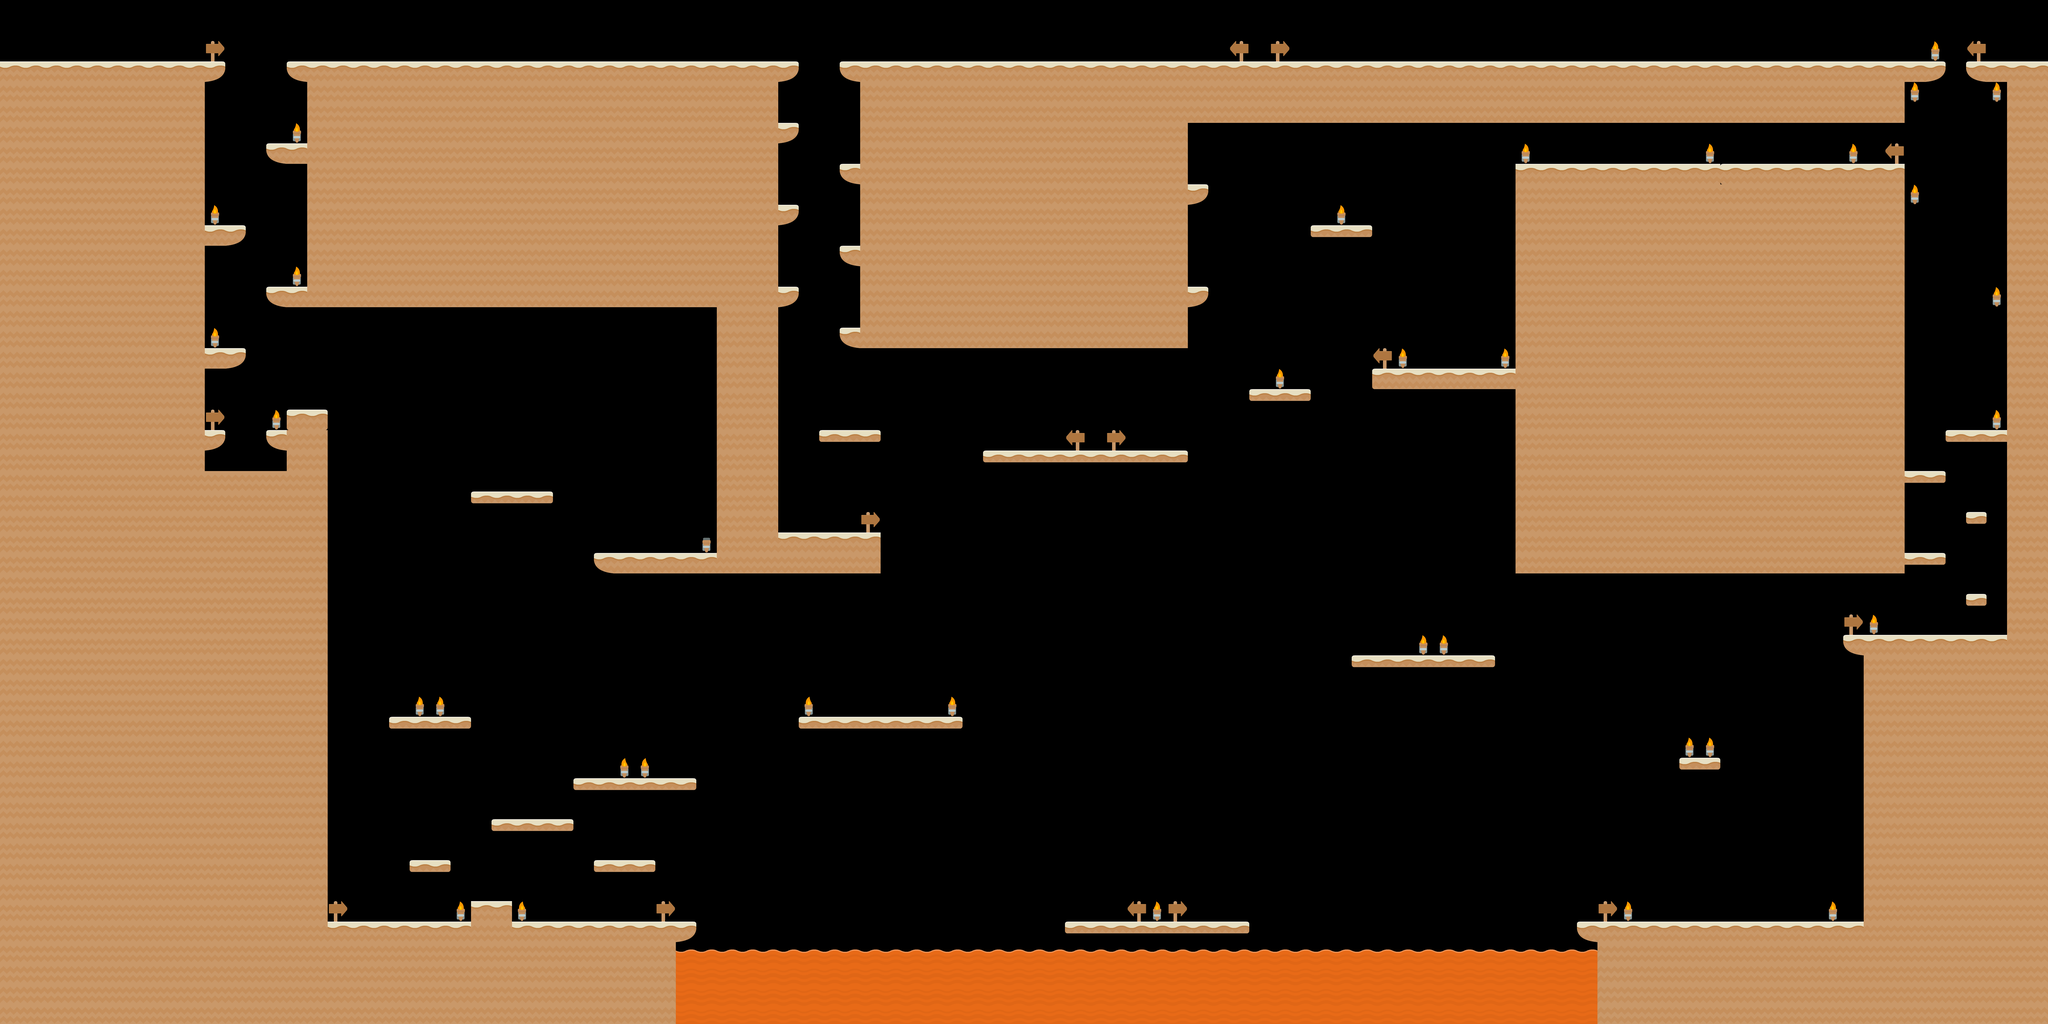

A 2D game scene composited from a Tiled map and its tileset images. What follows is a short description and the map's XML, with each tile layer's data collapsed to a summary:
An orthogonal 100x50 tile map with 70x70 px tiles, 1 tile layer (Tile Layer 1).

<map version="1.2" tiledversion="1.2.3" orientation="orthogonal" renderorder="right-down" width="100" height="50" tilewidth="70" tileheight="70" infinite="0" nextlayerid="4" nextobjectid="1">
 <tileset firstgid="1" name="tiles_spritesheet" tilewidth="70" tileheight="70" spacing="2" tilecount="156" columns="12">
  <image source="tiles_spritesheet.png" width="914" height="936" />
  <tile id="0">
   <properties>
    <property name="collides" type="bool" value="true" />
   </properties>
  </tile>
  <tile id="2">
   <properties>
    <property name="collides" type="bool" value="true" />
   </properties>
  </tile>
  <tile id="3">
   <properties>
    <property name="collides" type="bool" value="true" />
   </properties>
  </tile>
  <tile id="4">
   <properties>
    <property name="collides" type="bool" value="true" />
   </properties>
  </tile>
  <tile id="5">
   <properties>
    <property name="collides" type="bool" value="true" />
   </properties>
  </tile>
  <tile id="7">
   <properties>
    <property name="collides" type="bool" value="true" />
   </properties>
  </tile>
  <tile id="8">
   <properties>
    <property name="collides" type="bool" value="true" />
   </properties>
  </tile>
  <tile id="9">
   <properties>
    <property name="collides" type="bool" value="true" />
   </properties>
  </tile>
  <tile id="10">
   <properties>
    <property name="collides" type="bool" value="true" />
   </properties>
  </tile>
  <tile id="11">
   <properties>
    <property name="collides" type="bool" value="true" />
   </properties>
  </tile>
  <tile id="12">
   <properties>
    <property name="collides" type="bool" value="true" />
   </properties>
  </tile>
  <tile id="14">
   <properties>
    <property name="collides" type="bool" value="true" />
   </properties>
  </tile>
  <tile id="15">
   <properties>
    <property name="collides" type="bool" value="true" />
   </properties>
  </tile>
  <tile id="16">
   <properties>
    <property name="collides" type="bool" value="true" />
   </properties>
  </tile>
  <tile id="17">
   <properties>
    <property name="collides" type="bool" value="true" />
   </properties>
  </tile>
  <tile id="20">
   <properties>
    <property name="collides" type="bool" value="true" />
   </properties>
  </tile>
  <tile id="22">
   <properties>
    <property name="collides" type="bool" value="true" />
   </properties>
  </tile>
  <tile id="23">
   <properties>
    <property name="collides" type="bool" value="true" />
   </properties>
  </tile>
  <tile id="24">
   <properties>
    <property name="collides" type="bool" value="true" />
   </properties>
  </tile>
  <tile id="26">
   <properties>
    <property name="collides" type="bool" value="true" />
   </properties>
  </tile>
  <tile id="27">
   <properties>
    <property name="collides" type="bool" value="true" />
   </properties>
  </tile>
  <tile id="28">
   <properties>
    <property name="collides" type="bool" value="true" />
   </properties>
  </tile>
  <tile id="29">
   <properties>
    <property name="collides" type="bool" value="true" />
   </properties>
  </tile>
  <tile id="30">
   <properties>
    <property name="collides" type="bool" value="true" />
   </properties>
  </tile>
  <tile id="32">
   <properties>
    <property name="collides" type="bool" value="true" />
   </properties>
  </tile>
  <tile id="34">
   <properties>
    <property name="collides" type="bool" value="true" />
   </properties>
  </tile>
  <tile id="35">
   <properties>
    <property name="collides" type="bool" value="true" />
   </properties>
  </tile>
  <tile id="36">
   <properties>
    <property name="collides" type="bool" value="true" />
   </properties>
  </tile>
  <tile id="38">
   <properties>
    <property name="collides" type="bool" value="true" />
   </properties>
  </tile>
  <tile id="39">
   <properties>
    <property name="collides" type="bool" value="true" />
   </properties>
  </tile>
  <tile id="41">
   <properties>
    <property name="collides" type="bool" value="true" />
   </properties>
  </tile>
  <tile id="42">
   <properties>
    <property name="collides" type="bool" value="true" />
   </properties>
  </tile>
  <tile id="43">
   <properties>
    <property name="collides" type="bool" value="true" />
   </properties>
  </tile>
  <tile id="44">
   <properties>
    <property name="collides" type="bool" value="true" />
   </properties>
  </tile>
  <tile id="46">
   <properties>
    <property name="collides" type="bool" value="true" />
   </properties>
  </tile>
  <tile id="47">
   <properties>
    <property name="collides" type="bool" value="true" />
   </properties>
  </tile>
  <tile id="48">
   <properties>
    <property name="collides" type="bool" value="true" />
   </properties>
  </tile>
  <tile id="49">
   <properties>
    <property name="collides" type="bool" value="true" />
   </properties>
  </tile>
  <tile id="50">
   <properties>
    <property name="collides" type="bool" value="true" />
   </properties>
  </tile>
  <tile id="51">
   <properties>
    <property name="collides" type="bool" value="true" />
   </properties>
  </tile>
  <tile id="53">
   <properties>
    <property name="collides" type="bool" value="true" />
   </properties>
  </tile>
  <tile id="54">
   <properties>
    <property name="collides" type="bool" value="true" />
   </properties>
  </tile>
  <tile id="55">
   <properties>
    <property name="collides" type="bool" value="true" />
   </properties>
  </tile>
  <tile id="56">
   <properties>
    <property name="collides" type="bool" value="true" />
   </properties>
  </tile>
  <tile id="58">
   <properties>
    <property name="collides" type="bool" value="true" />
   </properties>
  </tile>
  <tile id="59">
   <properties>
    <property name="collides" type="bool" value="true" />
   </properties>
  </tile>
  <tile id="60">
   <properties>
    <property name="collides" type="bool" value="true" />
   </properties>
  </tile>
  <tile id="61">
   <properties>
    <property name="collides" type="bool" value="true" />
   </properties>
  </tile>
  <tile id="62">
   <properties>
    <property name="collides" type="bool" value="true" />
   </properties>
  </tile>
  <tile id="63">
   <properties>
    <property name="collides" type="bool" value="true" />
   </properties>
  </tile>
  <tile id="65">
   <properties>
    <property name="collides" type="bool" value="true" />
   </properties>
  </tile>
  <tile id="66">
   <properties>
    <property name="collides" type="bool" value="true" />
   </properties>
  </tile>
  <tile id="67">
   <properties>
    <property name="collides" type="bool" value="true" />
   </properties>
  </tile>
  <tile id="68">
   <properties>
    <property name="collides" type="bool" value="true" />
   </properties>
  </tile>
  <tile id="70">
   <properties>
    <property name="collides" type="bool" value="true" />
   </properties>
  </tile>
  <tile id="71">
   <properties>
    <property name="collides" type="bool" value="true" />
   </properties>
  </tile>
  <tile id="72">
   <properties>
    <property name="collides" type="bool" value="true" />
   </properties>
  </tile>
  <tile id="73">
   <properties>
    <property name="collides" type="bool" value="true" />
   </properties>
  </tile>
  <tile id="74">
   <properties>
    <property name="collides" type="bool" value="true" />
   </properties>
  </tile>
  <tile id="75">
   <properties>
    <property name="collides" type="bool" value="true" />
   </properties>
  </tile>
  <tile id="77">
   <properties>
    <property name="collides" type="bool" value="true" />
   </properties>
  </tile>
  <tile id="78">
   <properties>
    <property name="collides" type="bool" value="true" />
   </properties>
  </tile>
  <tile id="79">
   <properties>
    <property name="collides" type="bool" value="true" />
   </properties>
  </tile>
  <tile id="80">
   <properties>
    <property name="collides" type="bool" value="true" />
   </properties>
  </tile>
  <tile id="82">
   <properties>
    <property name="collides" type="bool" value="true" />
   </properties>
  </tile>
  <tile id="83">
   <properties>
    <property name="collides" type="bool" value="true" />
   </properties>
  </tile>
  <tile id="84">
   <properties>
    <property name="collides" type="bool" value="true" />
   </properties>
  </tile>
  <tile id="85">
   <properties>
    <property name="collides" type="bool" value="true" />
   </properties>
  </tile>
  <tile id="86">
   <properties>
    <property name="collides" type="bool" value="true" />
   </properties>
  </tile>
  <tile id="87">
   <properties>
    <property name="collides" type="bool" value="true" />
   </properties>
  </tile>
  <tile id="88">
   <properties>
    <property name="collides" type="bool" value="true" />
   </properties>
  </tile>
  <tile id="89">
   <properties>
    <property name="collides" type="bool" value="true" />
   </properties>
  </tile>
  <tile id="90">
   <properties>
    <property name="collides" type="bool" value="true" />
   </properties>
  </tile>
  <tile id="91">
   <properties>
    <property name="collides" type="bool" value="true" />
   </properties>
  </tile>
  <tile id="92">
   <properties>
    <property name="collides" type="bool" value="true" />
   </properties>
  </tile>
  <tile id="93">
   <properties>
    <property name="collides" type="bool" value="true" />
   </properties>
  </tile>
  <tile id="94">
   <properties>
    <property name="collides" type="bool" value="true" />
   </properties>
  </tile>
  <tile id="95">
   <properties>
    <property name="collides" type="bool" value="true" />
   </properties>
  </tile>
  <tile id="96">
   <properties>
    <property name="collides" type="bool" value="true" />
   </properties>
  </tile>
  <tile id="97">
   <properties>
    <property name="collides" type="bool" value="true" />
   </properties>
  </tile>
  <tile id="98">
   <properties>
    <property name="collides" type="bool" value="true" />
   </properties>
  </tile>
  <tile id="99">
   <properties>
    <property name="collides" type="bool" value="true" />
   </properties>
  </tile>
  <tile id="100">
   <properties>
    <property name="collides" type="bool" value="true" />
   </properties>
  </tile>
  <tile id="101">
   <properties>
    <property name="collides" type="bool" value="true" />
   </properties>
  </tile>
  <tile id="102">
   <properties>
    <property name="collides" type="bool" value="true" />
   </properties>
  </tile>
  <tile id="103">
   <properties>
    <property name="collides" type="bool" value="true" />
   </properties>
  </tile>
  <tile id="104">
   <properties>
    <property name="collides" type="bool" value="true" />
   </properties>
  </tile>
  <tile id="105">
   <properties>
    <property name="collides" type="bool" value="true" />
   </properties>
  </tile>
  <tile id="106">
   <properties>
    <property name="collides" type="bool" value="true" />
   </properties>
  </tile>
  <tile id="107">
   <properties>
    <property name="collides" type="bool" value="true" />
   </properties>
  </tile>
  <tile id="108">
   <properties>
    <property name="collides" type="bool" value="true" />
   </properties>
  </tile>
  <tile id="109">
   <properties>
    <property name="collides" type="bool" value="true" />
   </properties>
  </tile>
  <tile id="110">
   <properties>
    <property name="collides" type="bool" value="true" />
   </properties>
  </tile>
  <tile id="111">
   <properties>
    <property name="collides" type="bool" value="true" />
   </properties>
  </tile>
  <tile id="112">
   <properties>
    <property name="collides" type="bool" value="true" />
   </properties>
  </tile>
  <tile id="113">
   <properties>
    <property name="collides" type="bool" value="true" />
   </properties>
  </tile>
  <tile id="114">
   <properties>
    <property name="collides" type="bool" value="true" />
   </properties>
  </tile>
  <tile id="115">
   <properties>
    <property name="collides" type="bool" value="true" />
   </properties>
  </tile>
  <tile id="116">
   <properties>
    <property name="collides" type="bool" value="true" />
   </properties>
  </tile>
  <tile id="117">
   <properties>
    <property name="collides" type="bool" value="true" />
   </properties>
  </tile>
  <tile id="118">
   <properties>
    <property name="collides" type="bool" value="true" />
   </properties>
  </tile>
  <tile id="119">
   <properties>
    <property name="collides" type="bool" value="true" />
   </properties>
  </tile>
  <tile id="120">
   <properties>
    <property name="collides" type="bool" value="true" />
   </properties>
  </tile>
  <tile id="121">
   <properties>
    <property name="collides" type="bool" value="true" />
   </properties>
  </tile>
  <tile id="122">
   <properties>
    <property name="collides" type="bool" value="true" />
   </properties>
  </tile>
  <tile id="123">
   <properties>
    <property name="collides" type="bool" value="true" />
   </properties>
  </tile>
  <tile id="124">
   <properties>
    <property name="collides" type="bool" value="true" />
   </properties>
  </tile>
  <tile id="125">
   <properties>
    <property name="collides" type="bool" value="true" />
   </properties>
  </tile>
  <tile id="126">
   <properties>
    <property name="collides" type="bool" value="true" />
   </properties>
  </tile>
  <tile id="127">
   <properties>
    <property name="collides" type="bool" value="true" />
   </properties>
  </tile>
  <tile id="128">
   <properties>
    <property name="collides" type="bool" value="true" />
   </properties>
  </tile>
  <tile id="129">
   <properties>
    <property name="collides" type="bool" value="true" />
   </properties>
  </tile>
  <tile id="130">
   <properties>
    <property name="collides" type="bool" value="true" />
   </properties>
  </tile>
  <tile id="131">
   <properties>
    <property name="collides" type="bool" value="true" />
   </properties>
  </tile>
  <tile id="132">
   <properties>
    <property name="collides" type="bool" value="true" />
   </properties>
  </tile>
  <tile id="133">
   <properties>
    <property name="collides" type="bool" value="true" />
   </properties>
  </tile>
  <tile id="134">
   <properties>
    <property name="collides" type="bool" value="true" />
   </properties>
  </tile>
  <tile id="135">
   <properties>
    <property name="collides" type="bool" value="true" />
   </properties>
  </tile>
  <tile id="136">
   <properties>
    <property name="collides" type="bool" value="true" />
   </properties>
  </tile>
  <tile id="137">
   <properties>
    <property name="collides" type="bool" value="true" />
   </properties>
  </tile>
  <tile id="138">
   <properties>
    <property name="collides" type="bool" value="true" />
   </properties>
  </tile>
  <tile id="139">
   <properties>
    <property name="collides" type="bool" value="true" />
   </properties>
  </tile>
  <tile id="140">
   <properties>
    <property name="collides" type="bool" value="true" />
   </properties>
  </tile>
  <tile id="141">
   <properties>
    <property name="collides" type="bool" value="true" />
   </properties>
  </tile>
  <tile id="142">
   <properties>
    <property name="collides" type="bool" value="true" />
   </properties>
  </tile>
  <tile id="143">
   <properties>
    <property name="collides" type="bool" value="true" />
   </properties>
  </tile>
  <tile id="144">
   <properties>
    <property name="collides" type="bool" value="true" />
   </properties>
  </tile>
  <tile id="145">
   <properties>
    <property name="collides" type="bool" value="true" />
   </properties>
  </tile>
  <tile id="146">
   <properties>
    <property name="collides" type="bool" value="true" />
   </properties>
  </tile>
  <tile id="147">
   <properties>
    <property name="collides" type="bool" value="true" />
   </properties>
  </tile>
  <tile id="148">
   <properties>
    <property name="collides" type="bool" value="true" />
   </properties>
  </tile>
  <tile id="150">
   <properties>
    <property name="collides" type="bool" value="true" />
   </properties>
  </tile>
  <tile id="151">
   <properties>
    <property name="collides" type="bool" value="true" />
   </properties>
  </tile>
  <tile id="152">
   <properties>
    <property name="collides" type="bool" value="true" />
   </properties>
  </tile>
  <tile id="153">
   <properties>
    <property name="collides" type="bool" value="true" />
   </properties>
  </tile>
  <tile id="154">
   <properties>
    <property name="collides" type="bool" value="true" />
   </properties>
  </tile>
  <tile id="155">
   <properties>
    <property name="collides" type="bool" value="true" />
   </properties>
  </tile>
 </tileset>
 <layer id="3" name="Tile Layer 1" width="100" height="50">
  <data>[5000 cells, 2401 non-empty, 17 distinct tile ids]</data>
 </layer>
</map>
